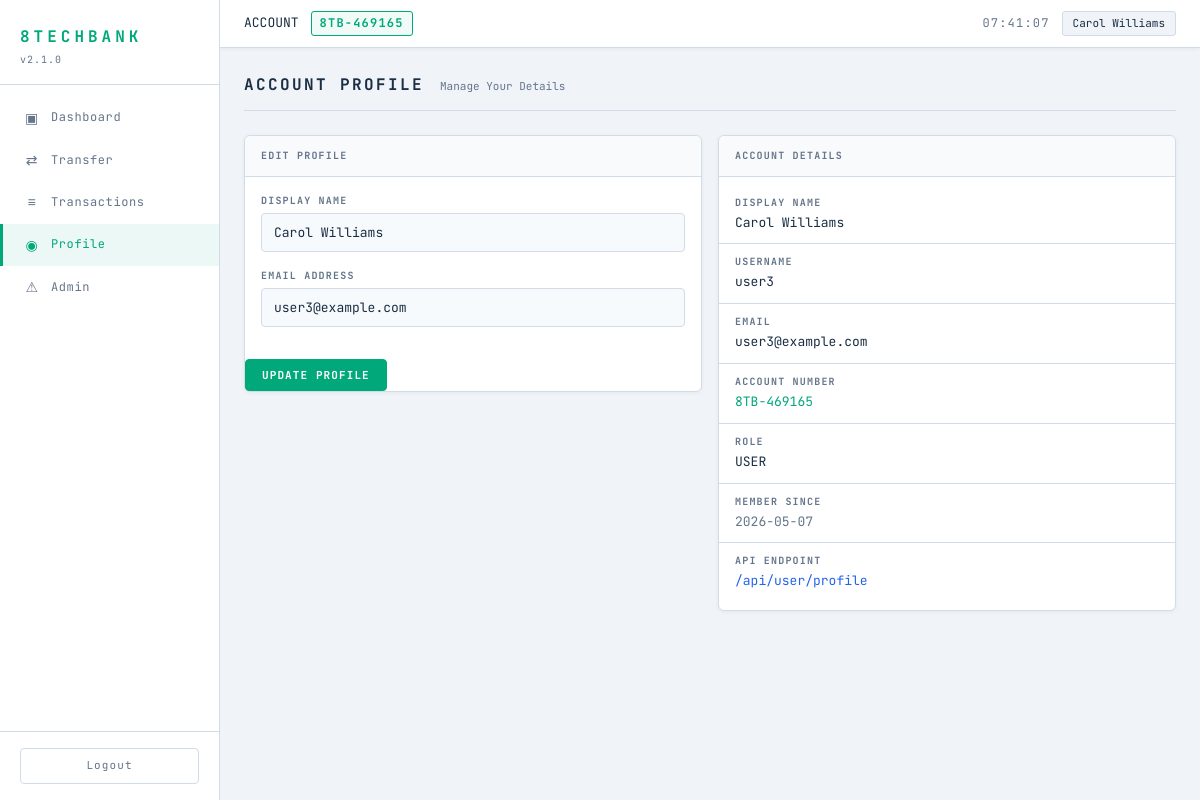
/profile (signed in), run on an earlier commit of the app's database.
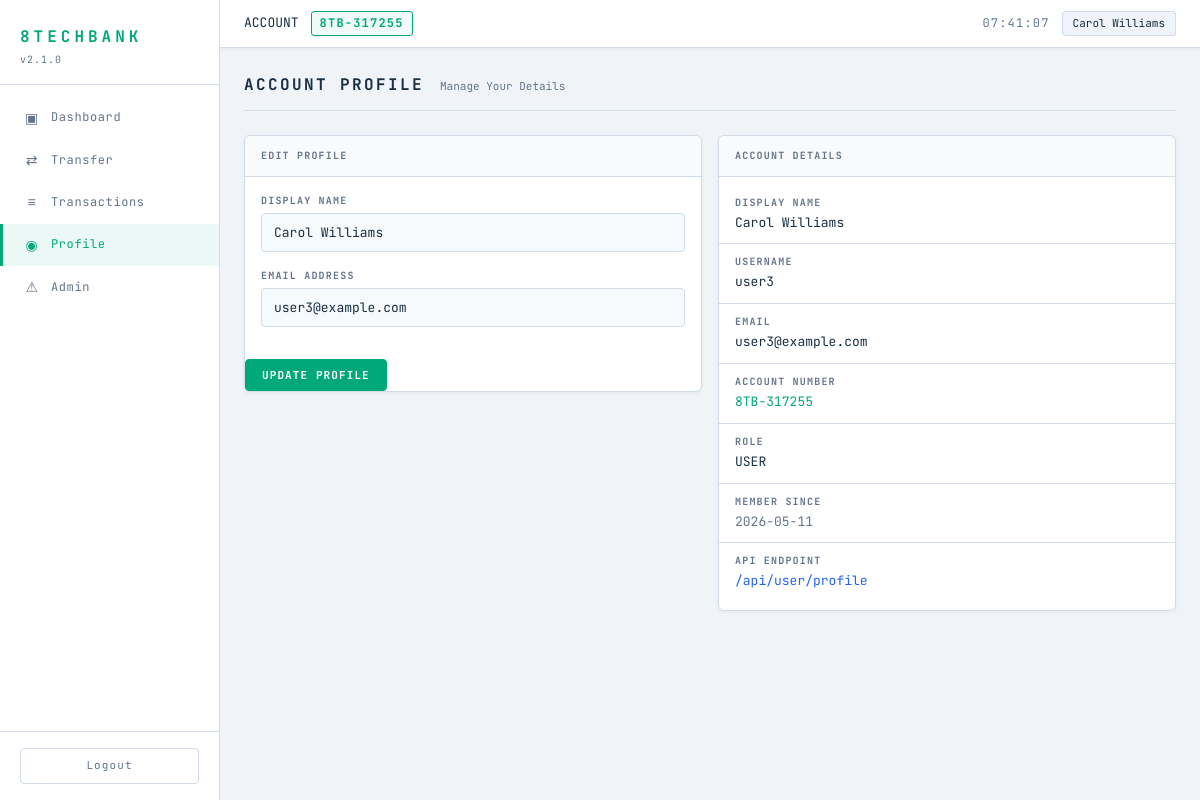
And on a later commit of the database.
### tables this page shows
CREATE TABLE users (
    id INTEGER PRIMARY KEY AUTOINCREMENT,
    username TEXT NOT NULL UNIQUE,
    email TEXT NOT NULL UNIQUE,
    password TEXT NOT NULL,
    display_name TEXT NOT NULL,
    account_number TEXT NOT NULL UNIQUE,
    balance REAL NOT NULL DEFAULT 1000.00,
    role TEXT NOT NULL DEFAULT 'user',
    created_at TIMESTAMP DEFAULT CURRENT_TIMESTAMP
);

### routes/profile.py (the view, shortened to what this page needs)
@profile_bp.route('/profile', methods=['GET', 'POST'])
def profile():
    if 'user_id' not in session:
        return redirect(url_for('auth.login'))
    user_id = session['user_id']
    error = None
    success = None
    user = raw_query("SELECT * FROM users WHERE id=" + str(user_id), fetchone=True)
    return render_template('profile.html', user=user, error=error, success=success)

### database.py (called while the page is built)
def get_db():
    conn = sqlite3.connect(DATABASE_PATH)
    conn.row_factory = sqlite3.Row
    return conn

def raw_query(sql, fetchone=False):
    conn = get_db()
    try:
        cur = conn.execute(sql)
        conn.commit()
        if fetchone:
            return cur.fetchone()
        return cur.fetchall()
    except Exception as e:
        conn.close()
        raise e
    finally:
        conn.close()

### templates/profile.html (shortened to what this page needs)
{% extends "base.html" %}
{% block content %}
<div class="page-header">
    <h2 class="page-title">ACCOUNT PROFILE</h2>
    <span class="page-subtitle">Manage Your Details</span>
</div>
<div class="profile-layout">
    <div class="profile-form-col">
        <div class="card">
            <div class="card-header">
                <span class="micro-label">EDIT PROFILE</span>
            </div>
            <form method="POST" action="{{ url_for('profile.profile') }}">
                <div class="form-group">
                    <label class="micro-label">DISPLAY NAME</label>
                    <input type="text" name="display_name" class="form-input"
                           value="{{ user.display_name }}">
                </div>
                <div class="form-group">
                    <label class="micro-label">EMAIL ADDRESS</label>
                    <input type="email" name="email" class="form-input"
                           value="{{ user.email }}">
                </div>
                <button type="submit" class="btn btn-primary">UPDATE PROFILE</button>
            </form>
        </div>
    </div>
    <div class="profile-info-col">
        <div class="card">
            <div class="card-header">
                <span class="micro-label">ACCOUNT DETAILS</span>
            </div>
            <div class="info-rows">
                <div class="info-row">
                    <span class="micro-label">DISPLAY NAME</span>
                    <span class="info-value">{{ user.display_name | safe }}</span>
                </div>
                <div class="info-row">
                    <span class="micro-label">USERNAME</span>
                    <span class="info-value mono">{{ user.username }}</span>
                </div>
                <div class="info-row">
                    <span class="micro-label">EMAIL</span>
                    <span class="info-value">{{ user.email }}</span>
                </div>
                <div class="info-row">
                    <span class="micro-label">ACCOUNT NUMBER</span>
                    <span class="info-value mono accent">{{ user.account_number }}</span>
                </div>
                <div class="info-row">
                    <span class="micro-label">ROLE</span>
                    <span class="info-value">{{ user.role | upper }}</span>
                </div>
                <div class="info-row">
                    <span class="micro-label">MEMBER SINCE</span>
                    <span class="info-value muted">{{ user.created_at[:10] }}</span>
                </div>
                <div class="info-row">
                    <span class="micro-label">API ENDPOINT</span>
                    <a href="{{ url_for('api.api_user_profile') }}" class="info-value link">/api/user/profile</a>
                </div>
            </div>
        </div>
    </div>
</div>
{% endblock %}

### templates/base.html (shortened to what this page needs)
<!DOCTYPE html>
<html lang="en">
<head>
    <link rel="stylesheet" href="{{ url_for('static', filename='style.css') }}">
</head>
<body>
    <div class="layout">
        <aside class="sidebar">
            <div class="sidebar-header">
                <h1 class="logo">8TECHBANK</h1>
                <div class="version">v2.1.0</div>
            </div>
            <nav class="sidebar-nav">
                <a href="{{ url_for('dashboard.dashboard') }}" class="nav-item {% if request.endpoint == 'dashboard.dashboard' %}active{% endif %}">
                    <span class="nav-icon">▣</span>
                    <span>Dashboard</span>
                </a>
                <a href="{{ url_for('transfer.transfer') }}" class="nav-item {% if request.endpoint == 'transfer.transfer' %}active{% endif %}">
                    <span class="nav-icon">⇄</span>
                    <span>Transfer</span>
                </a>
                <a href="{{ url_for('transactions.transactions') }}" class="nav-item {% if request.endpoint == 'transactions.transactions' %}active{% endif %}">
                    <span class="nav-icon">≡</span>
                    <span>Transactions</span>
                </a>
                <a href="{{ url_for('profile.profile') }}" class="nav-item {% if request.endpoint == 'profile.profile' %}active{% endif %}">
                    <span class="nav-icon">◉</span>
                    <span>Profile</span>
                </a>
                <a href="{{ url_for('admin.admin') }}" class="nav-item {% if request.endpoint == 'admin.admin' %}active{% endif %}">
                    <span class="nav-icon">⚠</span>
                    <span>Admin</span>
                </a>
            </nav>
            <div class="sidebar-footer">
                <a href="{{ url_for('auth.logout') }}" class="logout-btn">Logout</a>
            </div>
        </aside>
        <main class="main-content">
            <header class="topbar">
                <div class="topbar-left">
                    <span class="label">ACCOUNT</span>
                    <span class="account-badge">{{ session.account_number }}</span>
                </div>
                <div class="topbar-right">
                    <div class="clock" id="liveClock">--:--:--</div>
                    <div class="user-pill">{{ session.display_name }}</div>
                </div>
            </header>
            <div class="content">
                {% block content %}{% endblock %}
            </div>
        </main>
    </div>
</body>
</html>

What changed in the data, as far as the page shows it:
changed users "Carol Williams": account_number "8TB-469165" → "8TB-317255"; created_at "2026-05-07" → "2026-05-11"
